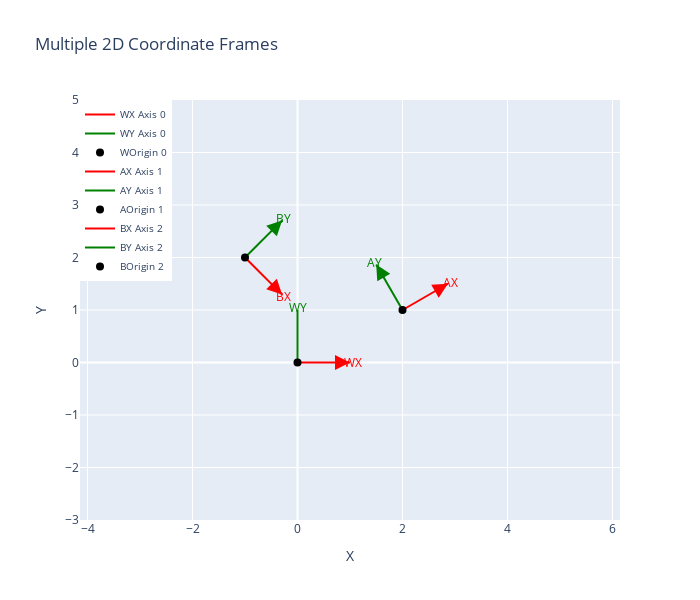

Here is the notebook cell this chart was saved with:
### Markdown cell above
## Basic Coordinate Frame Visualization

First, let's create a simple visualization with multiple coordinate frames to understand the basics of transformation between frames.

### Code cell
# Create a new figure
fig = go.Figure()

# Create the world frame (at origin, no rotation)
create_frame_2d(fig, origin_x=0, origin_y=0, rotation_deg=0, frame_name="W", frame_index=0)

# Create a second frame (translated and rotated)
create_frame_2d(fig, origin_x=2, origin_y=1, rotation_deg=30, frame_name="A", frame_index=1)

# Create a third frame (different translation and rotation)
create_frame_2d(fig, origin_x=-1, origin_y=2, rotation_deg=-45, frame_name="B", frame_index=2)

# Set the figure properties
fig.update_layout(
    title="Multiple 2D Coordinate Frames",
    xaxis=dict(range=[-3, 5], title="X"),
    yaxis=dict(range=[-3, 5], title="Y", scaleanchor="x", scaleratio=1),
    legend=dict(x=0, y=1, font=dict(size=10)),
    height=600, width=700
)

# Display the figure
fig.show()

### Figure 1 — Plotly figure (JSON) as saved in the notebook; plotly's stock layout.template omitted (floating-point values rounded to 4 significant figures)
{"data": [{"line": {"color": "red", "width": 2}, "mode": "lines", "name": "WX Axis 0", "type": "scatter", "x": [0, 1], "y": [0, 0]}, {"line": {"color": "green", "width": 2}, "mode": "lines", "name": "WY Axis 0", "type": "scatter", "x": [0, 0], "y": [0, 1]}, {"marker": {"color": "black", "size": 8, "symbol": "circle"}, "mode": "markers", "name": "WOrigin 0", "type": "scatter", "x": [0], "y": [0]}, {"line": {"color": "red", "width": 2}, "mode": "lines", "name": "AX Axis 1", "type": "scatter", "x": [2, 2.866], "y": [1, 1.5]}, {"line": {"color": "green", "width": 2}, "mode": "lines", "name": "AY Axis 1", "type": "scatter", "x": [2, 1.5], "y": [1, 1.866]}, {"marker": {"color": "black", "size": 8, "symbol": "circle"}, "mode": "markers", "name": "AOrigin 1", "type": "scatter", "x": [2], "y": [1]}, {"line": {"color": "red", "width": 2}, "mode": "lines", "name": "BX Axis 2", "type": "scatter", "x": [-1, -0.2929], "y": [2, 1.293]}, {"line": {"color": "green", "width": 2}, "mode": "lines", "name": "BY Axis 2", "type": "scatter", "x": [-1, -0.2929], "y": [2, 2.707]}, {"marker": {"color": "black", "size": 8, "symbol": "circle"}, "mode": "markers", "name": "BOrigin 2", "type": "scatter", "x": [-1], "y": [2]}], "layout": {"annotations": [{"arrowcolor": "red", "arrowhead": 2, "arrowsize": 1.5, "arrowwidth": 2, "ax": 0.8, "axref": "x", "ay": 0, "ayref": "y", "showarrow": true, "x": 1, "xref": "x", "y": 0, "yref": "y"}, {"arrowcolor": "green", "arrowhead": 2, "arrowsize": 1.5, "arrowwidth": 2, "ax": 0, "axref": "x", "ay": 0.8, "ayref": "y", "showarrow": true, "x": 0, "xref": "x", "y": 1, "yref": "y"}, {"font": {"color": "red", "size": 12}, "showarrow": false, "text": "WX", "x": 1.05, "xref": "x", "y": 0, "yref": "y"}, {"font": {"color": "green", "size": 12}, "showarrow": false, "text": "WY", "x": 0, "xref": "x", "y": 1.05, "yref": "y"}, {"arrowcolor": "red", "arrowhead": 2, "arrowsize": 1.5, "arrowwidth": 2, "ax": 2.693, "axref": "x", "ay": 1.4, "ayref": "y", "showarrow": true, "x": 2.866, "xref": "x", "y": 1.5, "yref": "y"}, {"arrowcolor": "green", "arrowhead": 2, "arrowsize": 1.5, "arrowwidth": 2, "ax": 1.6, "axref": "x", "ay": 1.693, "ayref": "y", "showarrow": true, "x": 1.5, "xref": "x", "y": 1.866, "yref": "y"}, {"font": {"color": "red", "size": 12}, "showarrow": false, "text": "AX", "x": 2.909, "xref": "x", "y": 1.525, "yref": "y"}, {"font": {"color": "green", "size": 12}, "showarrow": false, "text": "AY", "x": 1.475, "xref": "x", "y": 1.909, "yref": "y"}, {"arrowcolor": "red", "arrowhead": 2, "arrowsize": 1.5, "arrowwidth": 2, "ax": -0.4343, "axref": "x", "ay": 1.434, "ayref": "y", "showarrow": true, "x": -0.2929, "xref": "x", "y": 1.293, "yref": "y"}, {"arrowcolor": "green", "arrowhead": 2, "arrowsize": 1.5, "arrowwidth": 2, "ax": -0.4343, "axref": "x", "ay": 2.566, "ayref": "y", "showarrow": true, "x": -0.2929, "xref": "x", "y": 2.707, "yref": "y"}, {"font": {"color": "red", "size": 12}, "showarrow": false, "text": "BX", "x": -0.2575, "xref": "x", "y": 1.258, "yref": "y"}, {"font": {"color": "green", "size": 12}, "showarrow": false, "text": "BY", "x": -0.2575, "xref": "x", "y": 2.742, "yref": "y"}], "height": 600, "legend": {"font": {"size": 10}, "x": 0, "y": 1}, "title": {"text": "Multiple 2D Coordinate Frames"}, "width": 700, "xaxis": {"range": [-3, 5], "title": {"text": "X"}}, "yaxis": {"range": [-3, 5], "scaleanchor": "x", "scaleratio": 1, "title": {"text": "Y"}}}}
